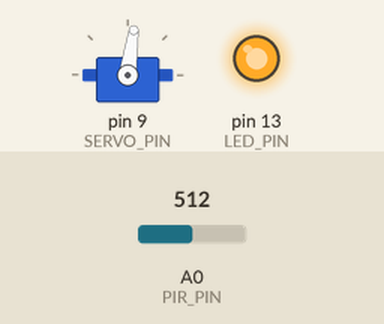
Bench run of a sketch on a simulated Arduino Uno, built for the host (arithmetic inside an expression is 32-bit, double 64-bit). Shown: servo, output pins drawn as LEDs (lit = HIGH). The test bench sets the inputs (shaded band); at power-on: A0 (PIR_PIN) = 512. Random numbers use the default seed unless the sketch sets one; what the sketch prints to the serial monitor is not drawn.

Above: at 2.3 s.
2.4 s: A0 (PIR_PIN) set to 312
3.9 s: A0 (PIR_PIN) set to 290
At 4.5 s:
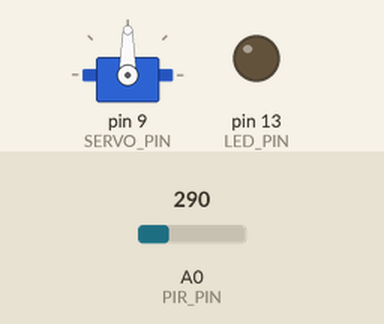
5.4 s: A0 (PIR_PIN) set to 306
At 6.6 s:
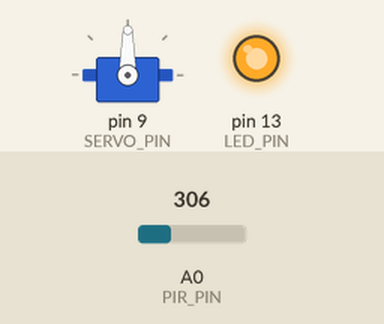
8.4 s: A0 (PIR_PIN) set to 122
At 9.1 s:
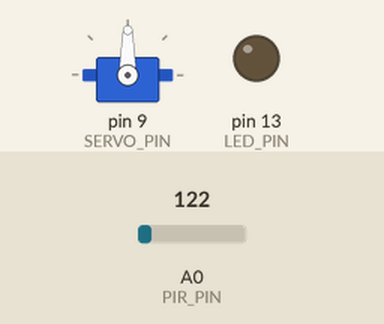
9.9 s: A0 (PIR_PIN) set to 310
At 12.6 s:
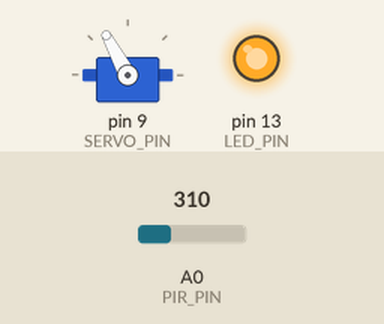
Timing chart, 0 to 13.9 s (numbered marks = the images above; inputs shaded):
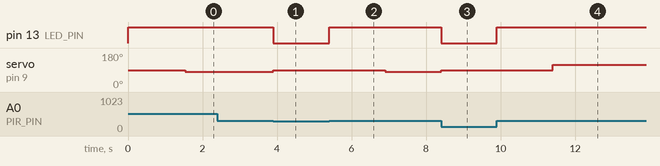

Measured:
- the behaviour switches between 301 and 300 on A0 (PIR_PIN) (found by bisection; images 0 and 1)
- after the input at 2.4 s, every drawn part: stays the same
- after the input at 3.9 s, pin 13 (LED_PIN): HIGH → LOW at once; servo on pin 9 (SERVO_PIN): 82° → 90° at once
- after the input at 5.4 s, pin 13 (LED_PIN): LOW → HIGH at once; servo on pin 9 (SERVO_PIN): 90° → 82° after 1.5 s
- after the input at 8.4 s, pin 13 (LED_PIN): HIGH → LOW at once; servo on pin 9 (SERVO_PIN): 82° → 90° at once
- after the input at 9.9 s, pin 13 (LED_PIN): LOW → HIGH at once; servo on pin 9 (SERVO_PIN): 90° → 118° after 1.5 s

The sketch:

FortuneRobot.ino
```cpp
#ifdef abs
#undef abs
#endif

#include <random>
#include <Servo.h>
#include <array>

// センサーとLEDの設定
constexpr int PIR_PIN = A0;
constexpr int PIR_THRESHOLD = 300;
constexpr int LED_PIN = LED_BUILTIN;

// サーボの設定
constexpr int SERVO_PIN = 9;
Servo fortuneServo;
constexpr int DEFAULT_POSITION = 90; // デフォルトの位置

// 占いの内容と対応する角度
constexpr std::array<const char*, 5> fortunes = {
		"大吉!", "吉!", "中吉", "小吉", "凶..."
};
constexpr std::array<int, 5> angles = {10, 46, 82, 118, 154}; // 占い結果に対応するサーボの角度

// C++ の乱数生成器
std::mt19937 rng;
std::uniform_int_distribution<int> fortune_dist(0, fortunes.size() - 1);

bool isHandDetected = false;

void setup() {
	pinMode(PIR_PIN, INPUT);
	pinMode(LED_PIN, OUTPUT);
	Serial.begin(9600);
	rng.seed(random()); // ハードウェア乱数をシードとして設定
	fortuneServo.attach(SERVO_PIN);
	fortuneServo.write(DEFAULT_POSITION); // 初期位置にサーボを設定
	Serial.println("おみくじロボット、起動しました。");
}

void loop() {
	int pirValue = analogRead(PIR_PIN);
	bool isCurrentlyDetected = pirValue > PIR_THRESHOLD;

	// 人を検知した瞬間
	if (isCurrentlyDetected && !isHandDetected) {
		isHandDetected = true;
		digitalWrite(LED_PIN, HIGH); // LEDを点灯
		rollFortune();
	}
	// 人がいなくなった瞬間
	else if (!isCurrentlyDetected && isHandDetected) {
		isHandDetected = false;
		digitalWrite(LED_PIN, LOW);  // LEDを消灯
		fortuneServo.write(DEFAULT_POSITION); // サーボを初期位置に戻す
		Serial.println("\n次の人を待っています...");
	}
}

void rollFortune() {
	Serial.println("ようこそ！あなたの運勢を占います...");
	delay(1500); // 演出のための待ち時間

	int category = fortune_dist(rng); // 0から4の乱数を生成
	int angle = angles[category];     // 乱数に対応する角度を取得

	fortuneServo.write(angle);

	Serial.print("今日の運勢は…… ");
	Serial.println(fortunes[category]);
	Serial.print("（サーボ角度: ");
	Serial.print(angle);
	Serial.println("度）");
}
```
